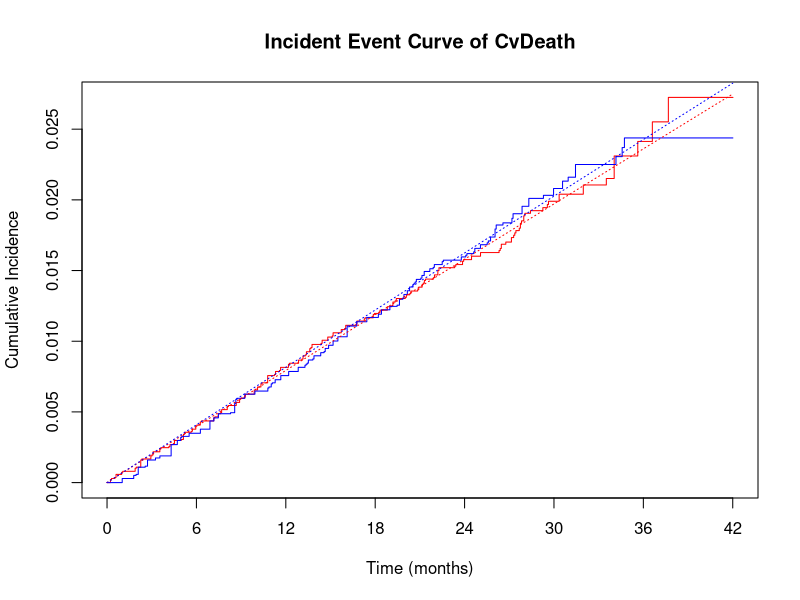
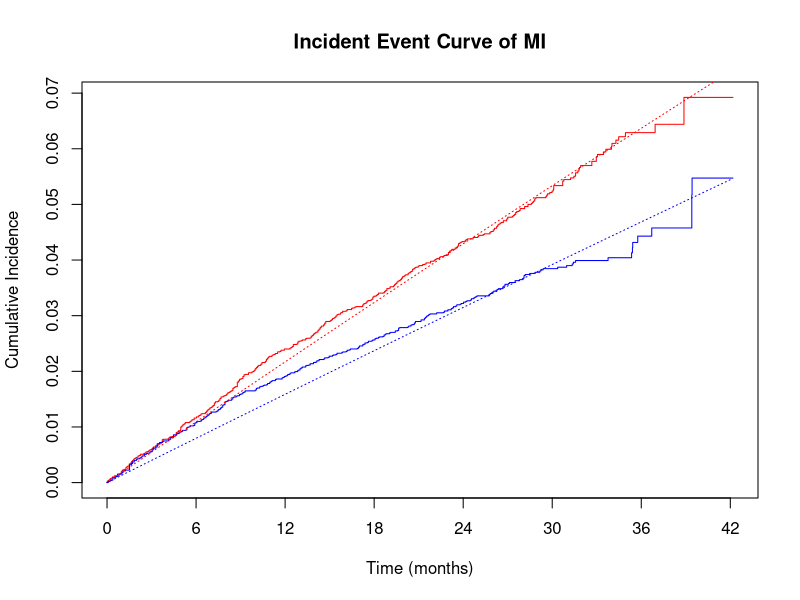
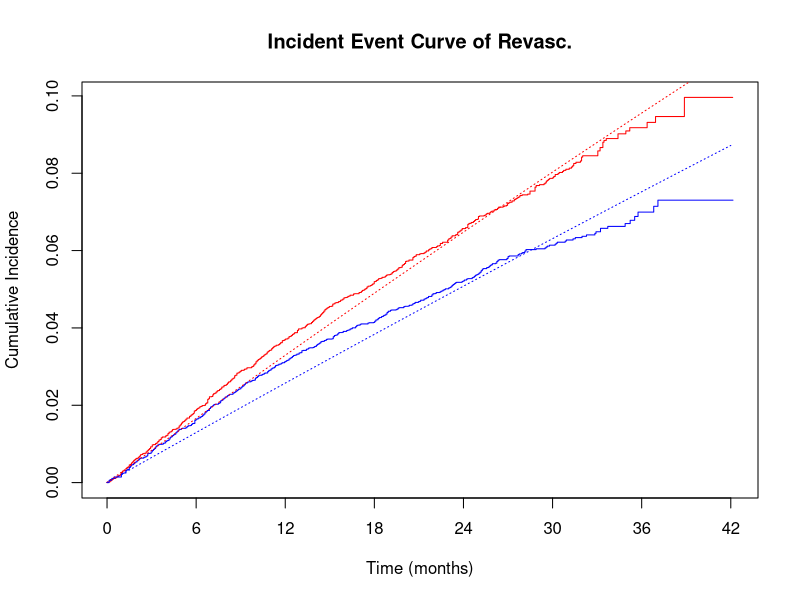
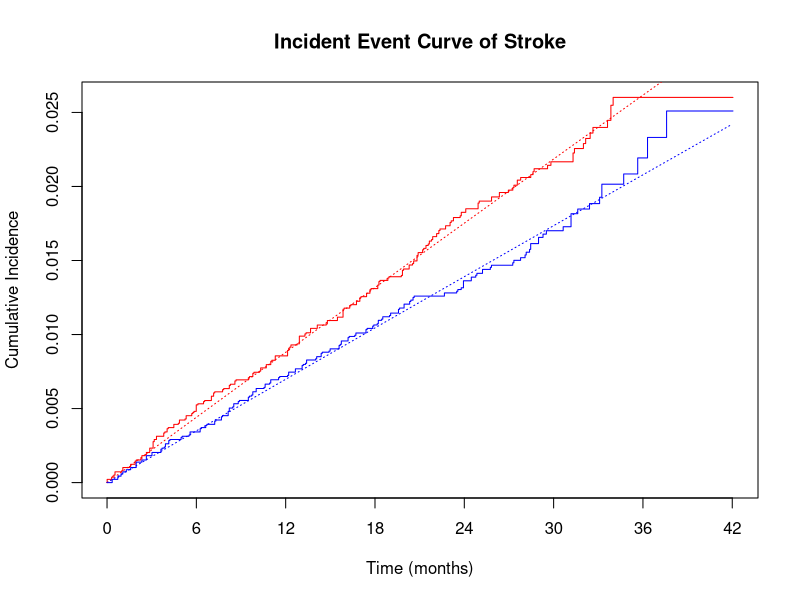
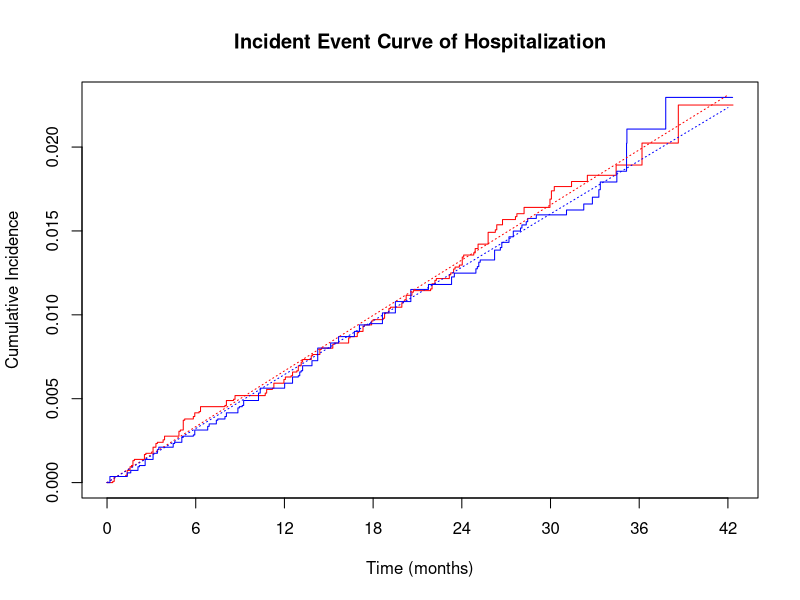
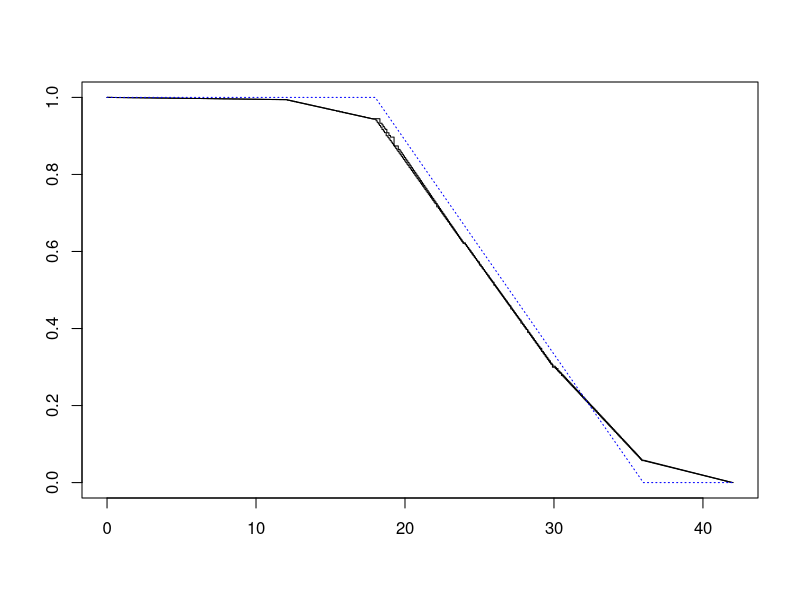

These charts were generated, in order, by the following R code:
library(tidyverse)
library(readxl)
library(survival)
library(writexl)

#####
## First: check whether we can reconstruct the original (incorrect!) one minus Kaplan-Meiers
#####
cvdeath <- read_excel("cvd_ipd.xlsx")
mi <- read_excel("mi_ipd.xlsx")
revas <- read_excel("revasc_ipd.xlsx")
stroke <- read_excel("stroke_ipd.xlsx")
hosp <- read_excel("hosp_ipd.xlsx")

## Also: check the numbers of events
cvd_event <- table(cvdeath$status, cvdeath$treat)[2,]
mi_event <- table(mi$status, mi$treat)[2,]
revas_event <- table(revas$status, revas$treat)[2,]
stroke_event <- table(stroke$status, stroke$treat)[2,]
hosp_event <- table(hosp$status, hosp$treat)[2,]
t(rbind(mi_event, revas_event,cvd_event,stroke_event,hosp_event))

#####
## Second: estimate constant hazard rates for each of the events
#####

# CV death 
tmp <- aggregate(cbind(time, status) ~ treat, data = cvdeath, sum)
tmp$rate <- tmp$status / tmp$time
tmp
tmp1 <- tmp
tseq <- seq(0, 42, by = 0.05)

# Plot cumulative incidence function
sf_cvd <- survfit(Surv(time, status) ~ treat, data = cvdeath)
plot(sf_cvd, fun = "event", col = c("red", "blue"), lwd = 1,
     xlab = "Time (months)", ylab = "Cumulative Incidence",
     main = "Incident Event Curve of CvDeath", xaxt = "n")
axis(1, at = c(0,6,12,18,24,30,36,42))
lines(tseq, 1 - exp(-tmp$rate[1] * tseq), type="l", col = "red", lty=3)
lines(tseq, 1 - exp(-tmp$rate[2] * tseq), type="l", col = "blue", lty=3)

# MI 
tmp <- aggregate(cbind(time, status) ~ treat, data = mi, sum)
tmp$rate <- tmp$status / tmp$time
tmp
tmp2 <- tmp
tseq <- seq(0, 42, by = 0.05)

# Plot cumulative incidence function
sf_mi <- survfit(Surv(time, status) ~ treat, data = mi)
plot(sf_mi, fun = "event", col = c("red", "blue"), lwd = 1,
     xlab = "Time (months)", ylab = "Cumulative Incidence",
     main = "Incident Event Curve of MI", xaxt = "n")
axis(1, at = c(0,6,12,18,24,30,36,42))
lines(tseq, 1 - exp(-tmp$rate[1] * tseq), type="l", col = "red", lty=3)
lines(tseq, 1 - exp(-tmp$rate[2] * tseq), type="l", col = "blue", lty=3)

# Revascularization 
tmp <- aggregate(cbind(time, status) ~ treat, data = revas, sum)
tmp$rate <- tmp$status / tmp$time
tmp
tmp3 <- tmp
tseq <- seq(0, 42, by = 0.05)

# Plot cumulative incidence function
sf_revas <- survfit(Surv(time, status) ~ treat, data = revas)
plot(sf_revas, fun = "event", col = c("red", "blue"), lwd = 1,
     xlab = "Time (months)", ylab = "Cumulative Incidence",
     main = "Incident Event Curve of Revasc.", xaxt = "n")
axis(1, at = c(0,6,12,18,24,30,36,42))
lines(tseq, 1 - exp(-tmp$rate[1] * tseq), type="l", col = "red", lty=3)
lines(tseq, 1 - exp(-tmp$rate[2] * tseq), type="l", col = "blue", lty=3)

# Stroke 
tmp <- aggregate(cbind(time, status) ~ treat, data = stroke, sum)
tmp$rate <- tmp$status / tmp$time
tmp
tmp4 <- tmp
tseq <- seq(0, 42, by = 0.05)

# Plot cumulative incidence function
sf_stroke <- survfit(Surv(time, status) ~ treat, data = stroke)
plot(sf_stroke, fun = "event", col = c("red", "blue"), lwd = 1,
     xlab = "Time (months)", ylab = "Cumulative Incidence",
     main = "Incident Event Curve of Stroke", xaxt = "n")
axis(1, at = c(0,6,12,18,24,30,36,42))
lines(tseq, 1 - exp(-tmp$rate[1] * tseq), type="l", col = "red", lty=3)
lines(tseq, 1 - exp(-tmp$rate[2] * tseq), type="l", col = "blue", lty=3)

# 5. Hospitalization
tmp <- aggregate(cbind(time, status) ~ treat, data = hosp, sum)
tmp$rate <- tmp$status / tmp$time
tmp
tmp5 <- tmp
tseq <- seq(0, 42, by = 0.05)

# Plot cumulative incidence function
sf_hosp <- survfit(Surv(time, status) ~ treat, data = hosp)
plot(sf_hosp, fun = "event", col = c("red", "blue"), lwd = 1,
     xlab = "Time (months)", ylab = "Cumulative Incidence",
     main = "Incident Event Curve of Hospitalization", xaxt = "n")
axis(1, at = c(0,6,12,18,24,30,36,42))
lines(tseq, 1 - exp(-tmp$rate[1] * tseq), type="l", col = "red", lty=3)
lines(tseq, 1 - exp(-tmp$rate[2] * tseq), type="l", col = "blue", lty=3)

####
## We also need a censoring distribution
####
sfcens <- survfit(Surv(time, status==0) ~ treat, data=cvdeath)
plot(sfcens)
# This suggests uniform censoring between 20 and 36 months
censseq <- punif(tseq, 18, 36, lower.tail = FALSE)
lines(tseq, censseq, type="l", col="blue", lty=3)

#####
## Third: generate data with multiple events under assumptions
#####

# Assume that for each of the events considered, the rate of first event is
# the estimated rate of event multiplied by an (as yet unknown) constant, called a

a1 <- c(0.616, 0.66885, 0.447, 0.82, 0.911)
a2 <- c(1.0, 0.7, 1.3, 0.3, 0.6)
a3 <- c(0.8, 0.6, 1.2, 0.2, 1.0)
a4 <- c(1.1, 0.8, 0.8, 0.18, 1.0)
a5 <- c(2.35, 3.1, 0.5, 0.25, 1.80)
  
# Also assume that for each event type, after an initial first event
# other than death, the event is double the first event rate
# maybe also need to assume another constant vector r for relapse chance 
r <- c(1, 10, 10, 20, 20) # discuss with Jan 

# Now we are going to generate multiple events for each individual, according
# to these assumptions, re-estimate cumulative events and check with the original
# data

#
# evolo
#

set.seed(2025)
n <- 13784
res1 <- matrix(NA, n, 11)
colnames(res1) <- c("id", "time1",'type1',"time2",'type2',"time3",'type3',
                   "time4",'type4','time5',"type5")
res1[, 1] <- 1:n
t1 <- rexp(n, rate = r[1]* a1[1] * tmp1$rate[2])
t2 <- rexp(n, rate = r[1]* a1[2] * tmp2$rate[2])
t3 <- rexp(n, rate = r[1]* a1[3] * tmp3$rate[2])
t4 <- rexp(n, rate = r[1]* a1[4] * tmp4$rate[2])
t5 <- rexp(n, rate = r[1]* a1[5] * tmp5$rate[2])
tnext <- pmin(t1, t2, t3, t4, t5)
dnext <- 1
dnext[tnext == t1] <- 1
dnext[tnext == t2] <- 2
dnext[tnext == t3] <- 3
dnext[tnext == t4] <- 4
dnext[tnext == t5] <- 5
res1[, 2] <- tnext
res1[, 3] <- dnext
whnext <- which(dnext > 1)
nnext <- length(whnext)

# After first event, generate second event, except if dnext = 1
t1 <- rexp(nnext, rate = r[2] * a2[1] * tmp1$rate[2])
t2 <- rexp(nnext, rate = r[2] * a2[2] * tmp2$rate[2])
t3 <- rexp(nnext, rate = r[2] * a2[3] * tmp3$rate[2])
t4 <- rexp(nnext, rate = r[2] * a2[4] * tmp4$rate[2])
t5 <- rexp(nnext, rate = r[2] * a2[5] * tmp5$rate[2])
tnext <- pmin(t1, t2, t3, t4, t5)
dnext <- 1
dnext[tnext == t1] <- 1
dnext[tnext == t2] <- 2
dnext[tnext == t3] <- 3
dnext[tnext == t4] <- 4
dnext[tnext == t5] <- 5
res1[whnext, 4] <- res1[whnext, 2] + tnext
res1[whnext, 5] <- dnext
whnext <- whnext[dnext > 1]
nnext <- length(whnext)


# After second event, generate third event, except if dnext = 1
t1 <- rexp(nnext, rate = r[3] * a3[1] * tmp1$rate[2])
t2 <- rexp(nnext, rate = r[3]* a3[2] * tmp2$rate[2])
t3 <- rexp(nnext, rate = r[3] * a3[3] * tmp3$rate[2])
t4 <- rexp(nnext, rate = r[3] * a3[4] * tmp4$rate[2])
t5 <- rexp(nnext, rate = r[3] * a3[5] * tmp5$rate[2])
tnext <- pmin(t1, t2, t3, t4, t5)
dnext <- 1
dnext[tnext == t1] <- 1
dnext[tnext == t2] <- 2
dnext[tnext == t3] <- 3
dnext[tnext == t4] <- 4
dnext[tnext == t5] <- 5
res1[whnext, 6] <- res1[whnext, 4] + tnext
res1[whnext, 7] <- dnext
whnext <- whnext[dnext > 1]
nnext <- length(whnext)

# After third event, generate fourth event, except if dnext = 1
t1 <- rexp(nnext, rate = r[4] * a4[1] * tmp1$rate[2])
t2 <- rexp(nnext, rate = r[4] * a4[2] * tmp2$rate[2])
t3 <- rexp(nnext, rate = r[4] * a4[3] * tmp3$rate[2])
t4 <- rexp(nnext, rate = r[4] * a4[4] * tmp4$rate[2])
t5 <- rexp(nnext, rate = r[4] * a4[5] * tmp5$rate[2])
tnext <- pmin(t1, t2, t3, t4, t5)
dnext <- 1
dnext[tnext == t1] <- 1
dnext[tnext == t2] <- 2
dnext[tnext == t3] <- 3
dnext[tnext == t4] <- 4
dnext[tnext == t5] <- 5
res1[whnext, 8] <- res1[whnext, 6] + tnext
res1[whnext, 9] <- dnext
whnext <- whnext[dnext > 1]
nnext <- length(whnext)

# After fourth event, generate fifth (final) event, except if dnext = 1
t1 <- rexp(nnext, rate = r[5] * a5[1] * tmp1$rate[2])
t2 <- rexp(nnext, rate = r[5] * a5[2] * tmp2$rate[2])
t3 <- rexp(nnext, rate = r[5] * a5[3] * tmp3$rate[2])
t4 <- rexp(nnext, rate = r[5] * a5[4] * tmp4$rate[2])
t5 <- rexp(nnext, rate = r[5] * a5[5] * tmp5$rate[2])
tnext <- pmin(t1, t2, t3, t4, t5)
dnext <- 1
dnext[tnext == t1] <- 1
dnext[tnext == t2] <- 2
dnext[tnext == t3] <- 3
dnext[tnext == t4] <- 4
dnext[tnext == t5] <- 5
res1[whnext, 10] <- res1[whnext, 8] + tnext
res1[whnext, 11] <- dnext


#####
## Fourth: Censor data 
#####
set.seed(2025)
ctime <- runif(n, 18, 36)
res1 <- cbind(res1,ctime)
res1 <- data.frame(res1)

# censor first event
res1$type1 <- ifelse(res1$time1 < ctime, res1$type1, 0)
# censor second event
res1$type2 <- ifelse(res1$time2 < ctime, res1$type2, 0)
# censor third event
res1$type3 <- ifelse(res1$time3 < ctime, res1$type3, 0)
# censor fourth event
res1$type4 <- ifelse(res1$time4 < ctime, res1$type4, 0)
# censor fifth event
res1$type5 <- ifelse(res1$time5 < ctime, res1$type5, 0)

# number of events each time
n_1st <- sum(res1$type1 > 0, na.rm = TRUE)
n_1st

n_2nd <- sum(res1$type2 > 0, na.rm = TRUE)
n_2nd

n_3rd <- sum(res1$type3 > 0, na.rm = TRUE)
n_3rd

n_4th <- sum(res1$type4 > 0, na.rm = TRUE)
n_4th

n_5th <- sum(res1$type5 > 0, na.rm = TRUE)
n_5th

n_total <- n_1st + n_2nd + n_3rd + n_4th + n_5th
n_total

# number of causes specific event frequencies
count_1st <- table(res1$type1)
count_1st

count_2nd <- table(res1$type2)
count_2nd

count_3rd <- table(res1$type3)
count_3rd

count_4th <- table(res1$type4)
count_4th

count_5th <- table(res1$type5)
count_5th

write_xlsx(res1,"censor_evo.xlsx")
#####
## Fifth: Extract Key counting numbers
#####

# Numbers from the clinical report
ncum_repo_evo <- c(251,468,759,207,236)
n1_repo_evo <- c(161,329,349,184,169)
n_event_repo_evo <- c(768,417,159)

# Numbers from simulation
n_multi <- c(1344-sum(count_1st[2:6]),576-sum(count_2nd[2:6]),159-sum(count_3rd[2:6]),178-sum(count_4th[2:6])-sum(count_5th[2:6]))
n_total_evo <- n_1st + n_2nd + n_3rd + n_4th + n_5th
n_1event_evo <- (n_1st + n_multi[1]) - (n_2nd + n_multi[2])
n_2event_evo <- (n_2nd + n_multi[2]) - (n_3rd + n_multi[3])
n_3pevent_evo <- n_3rd + n_multi[3]

n_events_sim = c(n_1event_evo,n_2event_evo,n_3pevent_evo)
count_sim <- rbind(count_1st,count_2nd, count_3rd,count_4th,count_5th)
count_cum_sim <- colSums(count_sim)

# output a comparison table
compare_evo <- data.frame(cumu_events = c(ncum_repo_evo,1921),
                          cumu_sim = c(count_cum_sim[2:6],sum(count_cum_sim[2:6])),
                          first_event = c(n1_repo_evo,1192),
                          first_sim = c(as.matrix(count_1st[2:6]),sum(count_1st[2:6])),
                          row.names = c("cvd", "mi", "revasc.","stroke", "hospital.","Total"))

# add multiple events same time term
compare_sub <- data.frame (report = n_event_repo_evo,
                sim = n_events_sim,
                row.names = c("subjets with 1 event", "subjets with 2 events", "subjets with 3+ event"))

  
